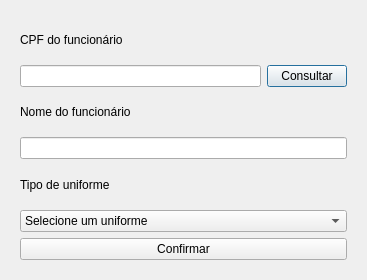
<?xml version="1.0" encoding="UTF-8"?>
<ui version="4.0">
 <class>Dialog</class>
 <widget class="QDialog" name="Dialog">
  <property name="geometry">
   <rect>
    <x>0</x>
    <y>0</y>
    <width>367</width>
    <height>280</height>
   </rect>
  </property>
  <property name="maximumSize">
   <size>
    <width>410</width>
    <height>280</height>
   </size>
  </property>
  <property name="windowTitle">
   <string>Adicionar empréstimo</string>
  </property>
  <property name="windowIcon">
   <iconset resource="../../PycharmProjects/emprestimo/view/icon.qrc">
    <normaloff>:/icon/icon.png</normaloff>:/icon/icon.png</iconset>
  </property>
  <layout class="QHBoxLayout" name="horizontalLayout">
   <item>
    <widget class="QWidget" name="widget" native="true">
     <property name="maximumSize">
      <size>
       <width>16777215</width>
       <height>16777215</height>
      </size>
     </property>
     <layout class="QVBoxLayout" name="verticalLayout">
      <item>
       <widget class="QLabel" name="lbl_cpf_funcionario">
        <property name="text">
         <string>CPF do funcionário</string>
        </property>
       </widget>
      </item>
      <item>
       <layout class="QHBoxLayout" name="horizontalLayout_2">
        <item>
         <widget class="QLineEdit" name="txt_cpf_emprestimo"/>
        </item>
        <item>
         <widget class="QPushButton" name="pushButton">
          <property name="text">
           <string>Consultar</string>
          </property>
         </widget>
        </item>
       </layout>
      </item>
      <item>
       <widget class="QLabel" name="lbl_nome_funcionario_emprestimo">
        <property name="text">
         <string>Nome do funcionário</string>
        </property>
       </widget>
      </item>
      <item>
       <widget class="QLineEdit" name="txt_nome_funcionario_uniforme"/>
      </item>
      <item>
       <widget class="QLabel" name="lbl_tipo_uniforme">
        <property name="text">
         <string>Tipo de uniforme</string>
        </property>
       </widget>
      </item>
      <item>
       <widget class="QComboBox" name="cb_tipo_uniforme">
        <item>
         <property name="text">
          <string>Selecione um uniforme</string>
         </property>
        </item>
       </widget>
      </item>
      <item>
       <widget class="QPushButton" name="btn_confirmar_emprestimo">
        <property name="text">
         <string>Confirmar</string>
        </property>
       </widget>
      </item>
     </layout>
    </widget>
   </item>
  </layout>
 </widget>
 <resources>
  <include location="../../PycharmProjects/emprestimo/view/icon.qrc"/>
 </resources>
 <connections/>
</ui>
